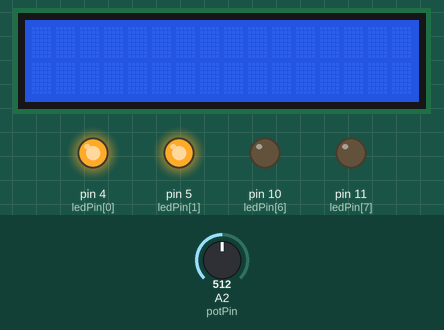
The sketch below on a simulated Arduino Uno, built with avr-gcc and run on an emulated ATmega328P. On the bench: 16×2 character LCD, output pins drawn as LEDs (lit = HIGH). Wiring (inferred from the names in the program): character LCD (HD44780): RS pin 12; E pin 13; data pin 6, pin 7, pin 8, pin 9. Dashed ring = blinking. Inputs (shaded band) come from the test bench; at power-on: A2 (potPin) = 512. The character LCD is taken to start in 4-bit mode; pins used as bus, display or sensor lines are not drawn.

Above: at 1.2 s.
1.3 s: A2 (potPin) set to 122
At 1.85 s:
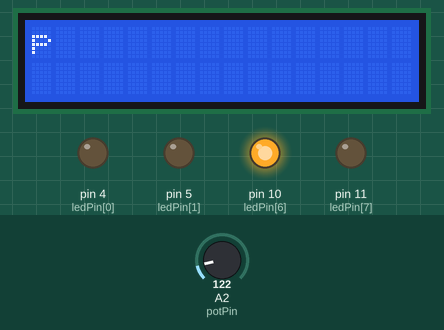
4.3 s: A2 (potPin) set to 0
At 4.76 s:
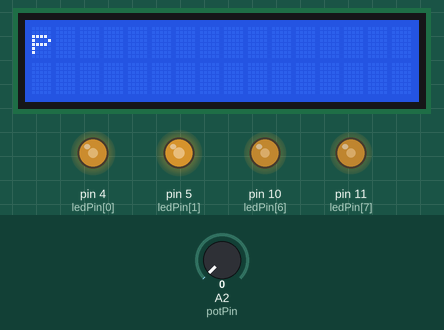
7.3 s: A2 (potPin) set to 306
10.3 s: A2 (potPin) set to 511
13.3 s: A2 (potPin) set to 716
At 15.1 s:
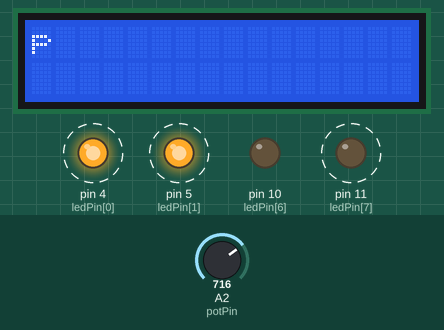
Timing chart, 0 to 16.3 s (numbered marks = the images above; inputs shaded):
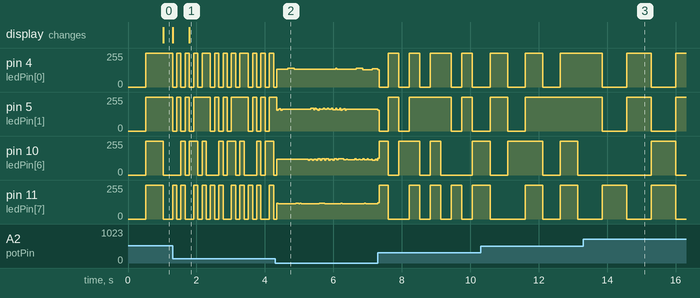

Measured:
- after the input at 13.3 s, pin 4 (ledPin[0]), pin 5 (ledPin[1]): alternates 255/255 for 0.72 s and 0/255 for 0.72 s, starting after 0.55 s
- by itself, pin 4 (ledPin[0]): alternates 255/255 for 0.51 s and 0/255 for 0.51 s
- by itself, pin 11 (ledPin[7]): alternates 255/255 for 0.72 s and 0/255 for 0.72 s

The sketch:

led-marquee-with-switch.ino
```cpp
byte ledPin[] = {4, 5, 6, 7, 8, 9, 10, 11, 12, 13};
int ledPinLength = 10;
int ledDelay;
int direction = 1;
int currentLed = 0;
unsigned long changeTime;
int potPin = 2;

void setup() {
    for (int i = 0; i < ledPinLength; i++) {
        pinMode(ledPin[i], OUTPUT);
    }
    changeTime = millis();
}

void loop()
{
    ledDelay = analogRead(potPin);

    if ((millis() - changeTime) > ledDelay) {
        changeLed();
        changeTime = millis();
    }
}

void changeLed()
{
    for (int i = 0; i < ledPinLength; i++) {
        digitalWrite(ledPin[i], LOW);
        digitalWrite(ledPin[currentLed], HIGH);

        if (currentLed == 9) {
            direction = -1;
        } else if (currentLed == 0) {
            direction = 1;
        }

        currentLed += direction;
    }

}
```
